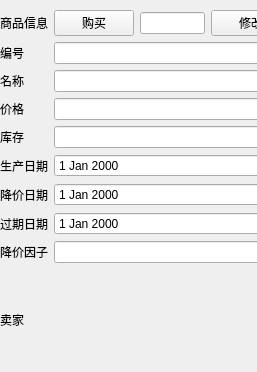
<?xml version="1.0" encoding="UTF-8"?>
<ui version="4.0">
 <class>ItemInfo</class>
 <widget class="QWidget" name="ItemInfo">
  <property name="geometry">
   <rect>
    <x>0</x>
    <y>0</y>
    <width>257</width>
    <height>372</height>
   </rect>
  </property>
  <property name="windowTitle">
   <string>Form</string>
  </property>
  <widget class="QWidget" name="gridLayoutWidget">
   <property name="geometry">
    <rect>
     <x>0</x>
     <y>10</y>
     <width>291</width>
     <height>361</height>
    </rect>
   </property>
   <layout class="QGridLayout" name="gridLayout">
    <item row="1" column="1">
     <widget class="QLineEdit" name="idEdit">
      <property name="readOnly">
       <bool>true</bool>
      </property>
     </widget>
    </item>
    <item row="2" column="0">
     <widget class="QLabel" name="nameLabe">
      <property name="text">
       <string>名称</string>
      </property>
     </widget>
    </item>
    <item row="1" column="0">
     <widget class="QLabel" name="idLabel">
      <property name="text">
       <string>编号</string>
      </property>
     </widget>
    </item>
    <item row="2" column="1">
     <widget class="QLineEdit" name="nameEdit">
      <property name="readOnly">
       <bool>true</bool>
      </property>
     </widget>
    </item>
    <item row="3" column="0">
     <widget class="QLabel" name="priceLabel">
      <property name="text">
       <string>价格</string>
      </property>
     </widget>
    </item>
    <item row="3" column="1">
     <widget class="QLineEdit" name="priceEdit">
      <property name="readOnly">
       <bool>true</bool>
      </property>
     </widget>
    </item>
    <item row="4" column="0">
     <widget class="QLabel" name="stockLabel">
      <property name="text">
       <string>库存</string>
      </property>
     </widget>
    </item>
    <item row="4" column="1">
     <widget class="QLineEdit" name="stockEdit">
      <property name="readOnly">
       <bool>true</bool>
      </property>
     </widget>
    </item>
    <item row="5" column="0">
     <widget class="QLabel" name="bornDateLabel">
      <property name="text">
       <string>生产日期</string>
      </property>
     </widget>
    </item>
    <item row="0" column="0">
     <widget class="QLabel" name="infoLabel">
      <property name="text">
       <string>商品信息</string>
      </property>
     </widget>
    </item>
    <item row="5" column="1">
     <widget class="QDateEdit" name="bornEdit">
      <property name="readOnly">
       <bool>true</bool>
      </property>
     </widget>
    </item>
    <item row="6" column="0">
     <widget class="QLabel" name="reductDateLabel">
      <property name="text">
       <string>降价日期</string>
      </property>
     </widget>
    </item>
    <item row="6" column="1">
     <widget class="QDateEdit" name="reductDateEdit">
      <property name="readOnly">
       <bool>true</bool>
      </property>
     </widget>
    </item>
    <item row="7" column="0">
     <widget class="QLabel" name="deadDateLabel">
      <property name="text">
       <string>过期日期</string>
      </property>
     </widget>
    </item>
    <item row="7" column="1">
     <widget class="QDateEdit" name="deadEdit">
      <property name="readOnly">
       <bool>true</bool>
      </property>
     </widget>
    </item>
    <item row="8" column="0">
     <widget class="QLabel" name="reductLabel">
      <property name="text">
       <string>降价因子</string>
      </property>
     </widget>
    </item>
    <item row="8" column="1">
     <widget class="QLineEdit" name="reductEdit">
      <property name="readOnly">
       <bool>true</bool>
      </property>
     </widget>
    </item>
    <item row="9" column="0">
     <widget class="QLabel" name="ownerLabel">
      <property name="text">
       <string>卖家</string>
      </property>
     </widget>
    </item>
    <item row="9" column="1">
     <widget class="QLabel" name="sellerLabel">
      <property name="text">
       <string/>
      </property>
     </widget>
    </item>
    <item row="0" column="1">
     <layout class="QHBoxLayout" name="horizontalLayout">
      <item>
       <widget class="QPushButton" name="buyBtn">
        <property name="text">
         <string>购买</string>
        </property>
       </widget>
      </item>
      <item>
       <widget class="QLineEdit" name="numberEdit"/>
      </item>
      <item>
       <widget class="QPushButton" name="changeBtn">
        <property name="text">
         <string>修改</string>
        </property>
       </widget>
      </item>
     </layout>
    </item>
   </layout>
  </widget>
 </widget>
 <resources/>
 <connections/>
</ui>
